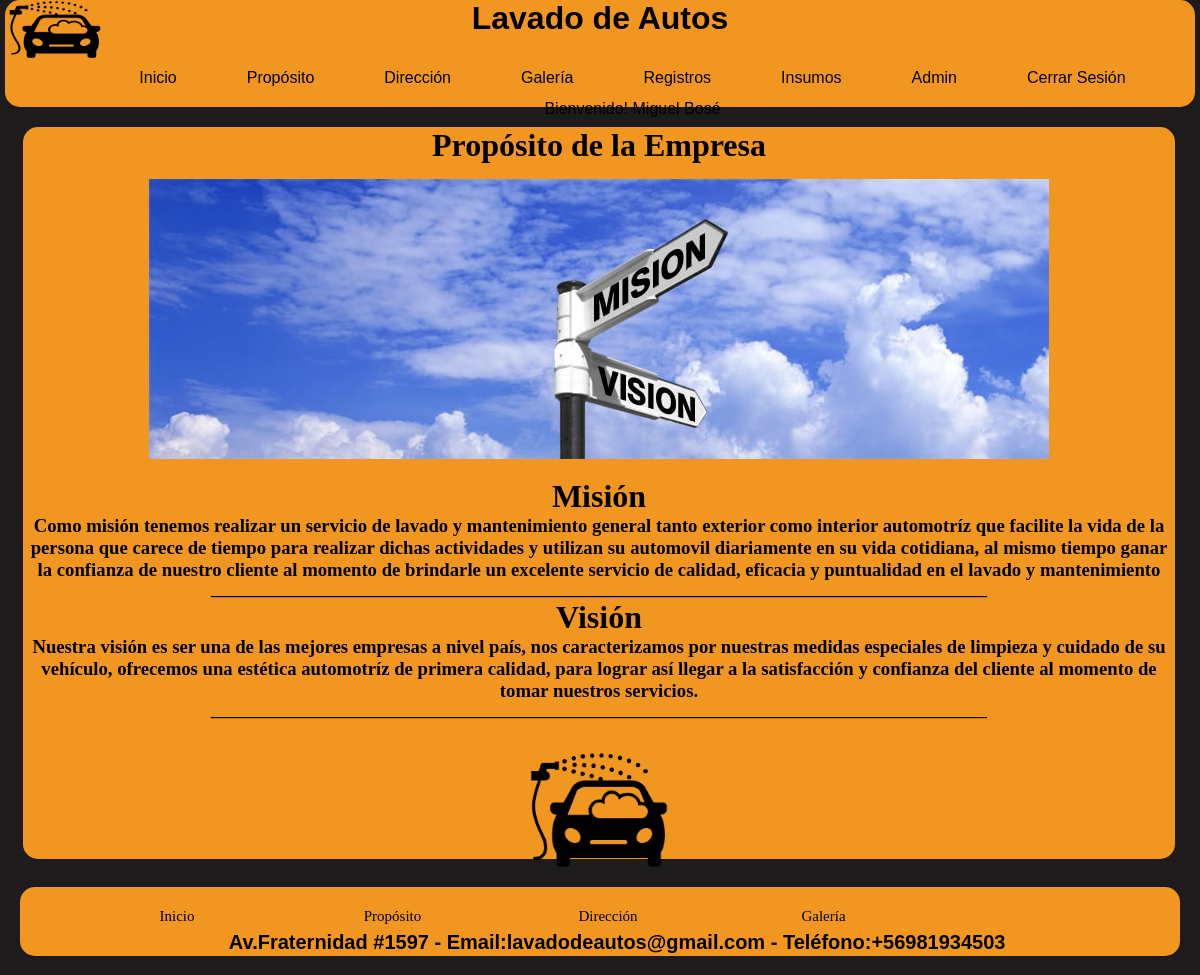
Page /mision/ (signed in) on the committed database.
### prueba1/models.py (models this page shows, shortened)
class MisionVision(models.Model):
    ident = models.CharField(max_length=20,primary_key=True)
    mision = models.TextField()
    vision = models.TextField()

### prueba1/views.py (the view)
# urls.py: path('mision/',mision_vision,name='MISION'),
def mision_vision(request):
    mision = MisionVision.objects.all()
    return render(request,'core/mision_vision.html',{'mision':mision})

### prueba1/templates/core/mision_vision.html (shortened to what this page needs)
{%extends "core/base.html" %}
{% load static %}
{% block contenido %}
        <div id="contenido">
            <div id="mision_vision">
            {% for item in mision %}
                <h1>Propósito de la Empresa</h1>
                <div class="mision">
                    <img src="{% static 'img/adsfasdfasdf.jpg' %}">
                    <h1>Misión</h1>
                    <h3>{{item.mision}}</h3>
                    <h4>_________________________________________________________________________________________________
                    </h4>
                    <h1>Visión</h1>
                    <h3>{{item.vision}}</h3>
                    <h4>_________________________________________________________________________________________________
                    </h4>
                    <div class="automisionvision">
                        <img src="{% static 'img/icono.png' %}">
                    </div>
                </div>
            {% endfor %}
            </div>
        </div>
{% endblock contenido %}

### prueba1/templates/core/base.html (shortened to what this page needs)
<!DOCTYPE html>
<html lang="es">
{%load static %}
<head>
    <link rel="stylesheet" href="{% static 'css/estilo.css'  %}">
</head>
<body>
    <div id="contenedor">
        <div id="header">
            <h1>Lavado de Autos</h1>
            <img src="{% static 'img/icono.png' %}">
            <div id="nav">
                <nav>
                    <ul>
                        <font size=4>
                            <li><a href="{% url 'HINDEX' %}">Inicio</a></li>
                            <li><a href="{% url 'MISION' %}">Propósito</a></li>
                            <li><a href="{% url 'UBICACION' %}">Dirección</a></li>
                            <li><a href="{% url 'GALE' %}">Galería</a></li>
                            {%if user.is_authenticated%}
                            <li><a href="{% url 'FORMU' %}">Registros</a></li>
                            <li><a href="{% url 'INSUMOS' %}">Insumos</a></li>
                            <li><a href="{% url 'ADMIN' %}">Admin</a></li>
                            <li><a href="{% url 'LOGOUT' %}">Cerrar Sesión</a></li>
                            <li><a href="">Bienvenido! {{user.first_name}} {{user.last_name}}</a></li>
                            {% else %}
                            <li><a href="{% url 'LOGIN' %}">Inicio Sesion</a>
                                {% endif %}
                        </font size=4>
                    </ul>
                </nav>
            </div>
        </div>
        {%block contenido%}{%endblock contenido %}
        <div id="footer">
            <ul>
                <font size=4>
                            <li><a href="{% url 'HINDEX' %}">Inicio</a></li>
                            <li><a href="{% url 'MISION' %}">Propósito</a></li>
                            <li><a href="{% url 'UBICACION' %}">Dirección</a></li>
                            <li><a href="{% url 'GALE' %}">Galería</a></li>
                </font size=4>
            </ul>
                <h1> Av.Fraternidad #1597    -      Email:lavadodeautos@gmail.com    -     Teléfono:+56981934503</h1>
        </div>
    </div>
</body>
</html>

### prueba1/static/css/estilo.css (style rules this page uses)
* { margin: 0; }
@media screen and (min-width: 780px) and (max-width:2000px) { #contenedor { height: 975px; background-color: rgb(29, 27, 27); margin: auto; margin-top: 5px; } }
@media screen and (min-width: 780px) and (max-width:2000px) { #header { font-family:Impact, Haettenschweiler, 'Arial Narrow Bold', sans-serif; height: 11%; background-color: rgb(241, 151, 33); margin: 5px; border-radius: 15px; margin-top: -5px; text-align: center; } }
@media screen and (min-width: 780px) and (max-width:2000px) { #header h1 { float: center; } }
@media screen and (min-width: 780px) and (max-width:2000px) { #header img { width: 100px; height: 75px; margin-top: -45px; display: flex; } }
@media screen and (min-width: 780px) and (max-width:2000px) { #header a { color:rgb(2, 2, 2); } }
@media screen and (min-width: 780px) and (max-width:2000px) { nav a { text-decoration:none; color:black; font-size: 16px; font-family: Impact, Haettenschweiler, 'Arial Narrow Bold', sans-serif; } }
@media screen and (min-width: 780px) and (max-width:2000px) { nav li { margin-top: -10px; border-radius: 15px; display:inline-block; padding:10px 20px; text-align:center; color:black; margin-left: 25px; } }
@media screen and (min-width: 780px) and (max-width:2000px) { #contenido { height: 60%; margin: 5px; margin-left: 3px; } }
@media screen and (min-width: 780px) and (max-width:2000px) { #footer { margin-left: 20px; margin-right: 20px; height: 7%; background-color: rgb(241, 151, 33); border-radius: 15px; margin-top: 190px; } }
@media screen and (min-width: 780px) and (max-width:2000px) { #footer h1 { font-family: Arial, Helvetica, sans-serif; font-size: 20px; margin-left: 18%; } }
@media screen and (min-width: 780px) and (max-width:2000px) { #footer a { text-decoration:none; color: inherit; font-size: 15px; font-family: Georgia, 'Times New Roman', Times, serif; color: black; margin-top: 10px; } }
@media screen and (min-width: 780px) and (max-width:2000px) { #footer li { display:inline-block; width: 15%; text-align: center; padding: 5px 10px; border-radius: 20px; margin-top: 13px; margin-left: 23px; } }
@media screen and (min-width: 780px) and (max-width:2000px) { #mision_vision { border-radius: 15px; float: left; height: 125%; background-color: rgb(241, 151, 33); margin: 20px; margin-top: 15px; text-align: center; } }
@media screen and (min-width: 780px) and (max-width:2000px) { #mision_vision img { margin: 15px; } }
@media screen and (min-width: 780px) and (max-width:2000px) { .automisionvision img { width: 150px; height: 150px; float: center; } }

### rows in the picture
MisionVision: mision "Como misión tenemos realizar un servicio de lavado y mantenimiento general tanto exterior como interior automotríz que facilite la vida de la persona que carece de tiempo para realizar dichas actividades y utilizan su automovil diariamente en su vida cotidiana, al mismo tiempo ganar la confianza de nuestro cliente al momento de brindarle un excelente servicio de calidad, eficacia y puntualidad en el lavado y mantenimiento", vision "Nuestra visión es ser una de las mejores empresas a nivel país, nos caracterizamos por nuestras medidas especiales de limpieza y cuidado de su vehículo, ofrecemos una estética automotríz de primera calidad, para lograr así llegar a la satisfacción y confianza del cliente al momento de tomar nuestros servicios."

### other values in the picture
{{ user.first_name }} "Miguel"
{{ user.last_name }} "Bosé"
